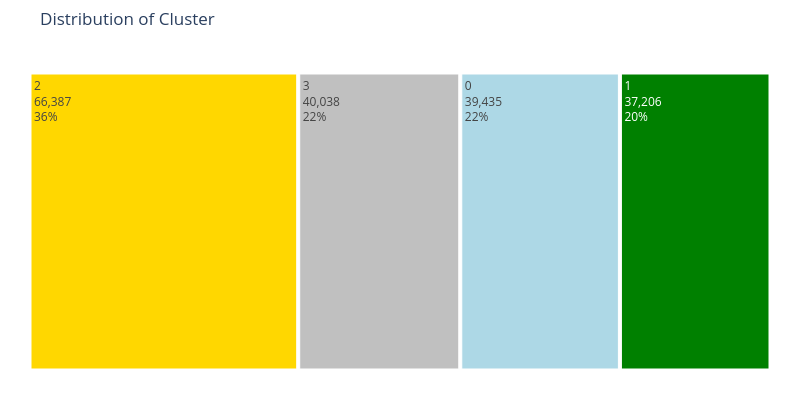

Write notebook code for a chart like this one.
### Code cell
# Visualize the distribution of the clusters
colors = ['gold', 'silver', 'lightblue', 'green']
fig = px.treemap(fig3, path=['Cluster'], values='Number of Count',width=800, height=400, title='Distribution of Cluster')
fig.update_layout(treemapcolorway=colors, margin=dict(t=50, l=25, r=25, b=25))
fig.data[0].textinfo = 'label+text+value+percent root'
fig.show()

### Figure 1 — Plotly figure (JSON) as saved in the notebook; plotly's stock layout.template omitted (floating-point values rounded to 4 significant figures)
{"data": [{"branchvalues": "total", "domain": {"x": [0, 1], "y": [0, 1]}, "hovertemplate": "labels=%{label}<br>Number of Count=%{value}<br>parent=%{parent}<br>id=%{id}<extra></extra>", "ids": ["0", "1", "2", "3"], "labels": ["0", "1", "2", "3"], "name": "", "parents": ["", "", "", ""], "textinfo": "label+text+value+percent root", "type": "treemap", "values": [39435, 37206, 66387, 40038]}], "layout": {"height": 400, "legend": {"tracegroupgap": 0}, "margin": {"b": 25, "l": 25, "r": 25, "t": 50}, "title": {"text": "Distribution of Cluster"}, "treemapcolorway": ["gold", "silver", "lightblue", "green"], "width": 800}}
